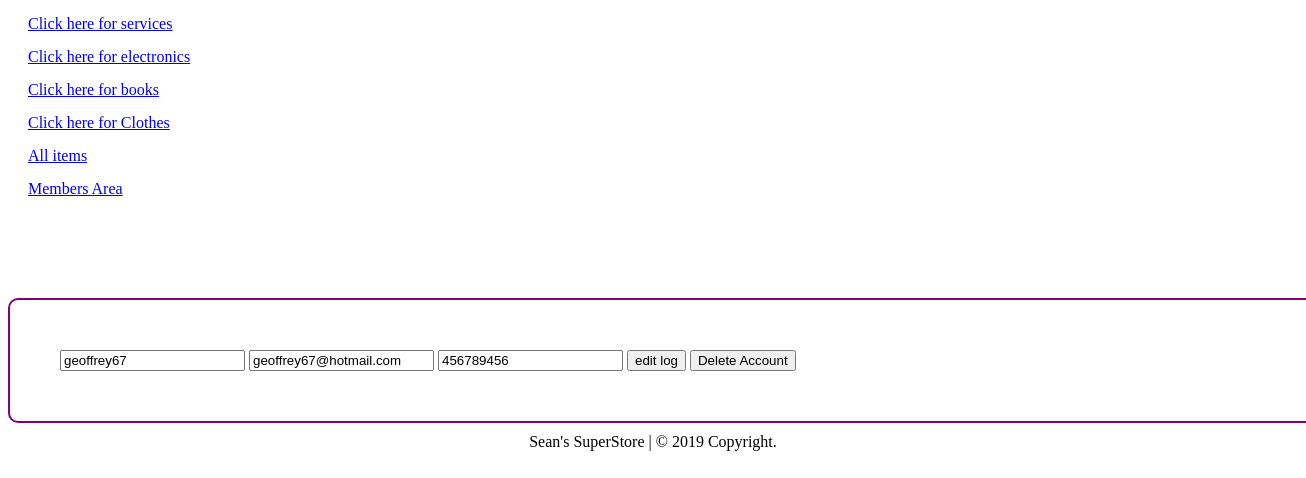
/code/editrowpersonal.php?editid=141, run on the app's committed database.
### tables this page shows
CREATE TABLE `users` (
  `id` int(11) NOT NULL,
  `username` varchar(255) NOT NULL,
  `email` varchar(255) NOT NULL,
  `mobilenumber` varchar(25) NOT NULL,
  `password` varchar(50) NOT NULL,
  `path` varchar(255) NOT NULL
);

### code/editrowpersonal.php (the view, shortened to what this page needs)
<?php
include('conn.php');
$row = $conn->real_escape_string($_GET['editid']);
$readrow = "SELECT * FROM users WHERE id='$row'";
$result = $conn->query($readrow);
?>
<html>
	<head>
	<link rel="stylesheet" href="styles.css" type="text/css">
	<link rel="stylesheet" href="//cdn.rawgit.com/necolas/normalize.css/master/normalize.css">
	<link rel="stylesheet" href="//cdn.rawgit.com/milligram/milligram/master/dist/milligram.min.css">
	</head>
	<body>
		<?php require_once('navbar.php'); ?>
		<div class="container">
  <div class="row">
 <form method="POST" action="editprocesspersonal.php">
	 <?php
                        WHILE($row = $result->fetch_assoc()){
                        $username = $row['username'];
						$email= $row['email'];
						$mobilenumber= $row['mobilenumber'];
                        echo "<input value='$username' name='pastusername' >
								<input value='$email' name='pastemail' >
								<input value='$mobilenumber' name='pastmobilenumber' >";
                }
                ?>
				<input type="submit" class="siimple-btn" value="edit log"/>
				<input type="submit" class="siimple-btn" value="Delete Account"/>
    </form>
		</div>
		<div id='ftext'>
		Sean's SuperStore | &copy; <?php echo date("Y"); ?> Copyright.
		</div>
	</body>
</html>

### code/styles.css (style rules this page uses)
form { width: 100%; padding: 50px; border: 2px solid purple; background: white; border-radius: 10px 10px 10px 10px; margin: 0px auto; margin-top: 100px; }
#ftext { text-align: center; padding-top: 10px; }

### data on the page
users: pastusername "geoffrey67", pastemail "geoffrey67@hotmail.com", pastmobilenumber "456789456"
